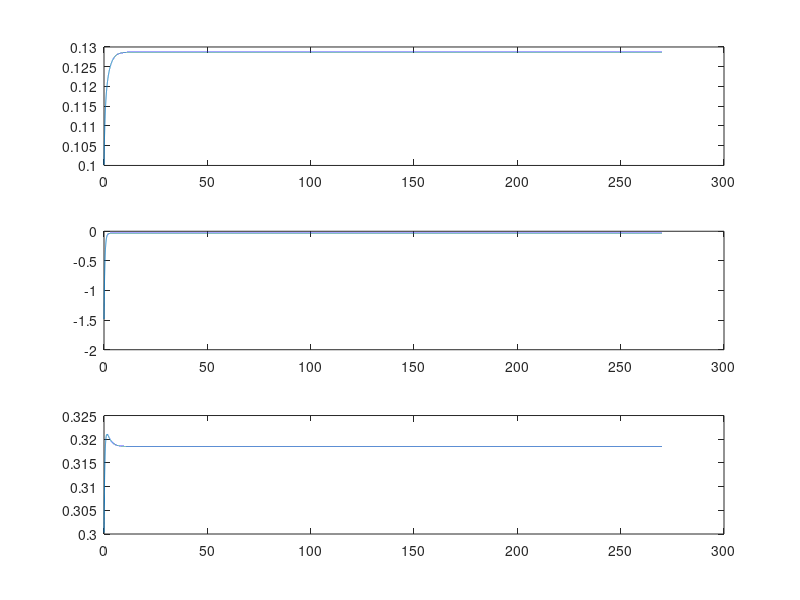

MATLAB code to generate this figure:
%bdot algorithm cosidering polar orbit as a simulation, and considering
%ideal cases. no change in the frame of reference.


clear all;
clc;
%also add the constraints related to the power

%% Specify time
dt = 0.32; T = 90*60*3;

t=0:dt:T;
%% Initializations
inertia=[0.00602377522,0.00000294634,0.00000423169;0.00000294634,0.00130455071,0.00001311622;0.00000294634,0.00001311622,0.00601351576]';

alti=500000; % in meters 
ang_vel = zeros(length(t),3);
cang=[0.1;-1.5;0.3]';%initial angular velocity when the satellite is launched
Re = 6371.2e3;
 Rc = Re+alti; %  Distance from earth in metres
 p=((111e3*Rc)/Re);
 
 G = 6.67428e-11; % Earth gravitational constant
M = 5.972e24; % Earth mass
linvel = sqrt(G*M/Rc); %linear velocity of the satellite

angacc=[0;0;0]';

%% Main loop
 for i=1:length(t)
    cangi=cang;
    %represents the polar orbit
    lati=(linvel*i*dt)/p;% as its a latitude changes differently when its in space.
    lat=25+lati; 
    % setting up the latitude for the law, latitude changes due to the change in the y coordinate of the system.
    long=60+((7.29e-5*i*dt)*180/3.14);
    %longitude change as the eath is rotating
    % Gives error on 90
     if lat>90
        b=mod(lat,90);
        lat=90-b;
    end
    if lat<-90
        c=mod(lat,-90);
        lat=-90-c; 
    end
     if long>180
        d=mod(long,180);
        long=d-180;

     end
    if long<-180
        l=mod(long,-180);
        long=180+l;
    end
    if lat==90
        lat=89.97;
    end
    if lat==-90
        lat=-89.97;
    end
   
        
   % [mag_field_vector1,hor_intensity,declination,inclination,total_intensity] = igrfmagm(alti,lat,long,decyear(2015,7,4),12); 
    mag_field_vector1 = 10^4 *[ 1.9471,  -0.5086,    4.8177];
    hor_intensity = 2.0124e+04;
    declination = -14.6381;
    inclination = 67.3295;
    total_intensity = 5.2212e+04;
    mag_field_vector=mag_field_vector1*1e-9;
    % as the magnetic field vecctor has the value in nano tesla
    % convert the obtained magnetic field in the frame of reference of the
    % satellite.
    %% B-dot
    detb=sqrt(dot((mag_field_vector),(mag_field_vector)));
    m=((-1)/detb)*cross(mag_field_vector,cang); %cang is the current angular velocity
    
    vtorque=cross(m,mag_field_vector);   
    inertiain=inv(inertia);
    angacc=vtorque*inertiain;
      
    cang=cangi+(angacc*dt);%calculates the new angular velocity

    disp('new angular velocity');
    disp (cang);
    ang_vel(i,:)=cang;
    
     
 end

%% Plots
figure(1)
subplot(3,1,1)
plot(t/60,ang_vel(:,1));
subplot(3,1,2)
plot(t/60,ang_vel(:,2));
subplot(3,1,3)
plot(t/60,ang_vel(:,3));
